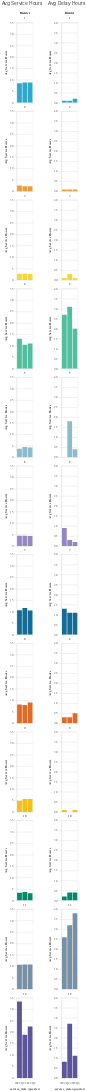

Notebook source saved alongside this figure:
### Code cell
bar1 = facet_by_district(district_df, "avg_service_hours")
bar2 = facet_by_district(district_df, "avg_delay_hours")

from shared_utils import styleguide
chart = styleguide.apply_chart_config(alt.hconcat(bar1, bar2))
chart

### Figure 1 — Vega-Lite specification as saved in the notebook (floating-point values rounded to 4 significant figures)
{"config": {"view": {"continuousWidth": 400, "continuousHeight": 300}, "axis": {"domainColor": "#cbcbcb", "grid": true, "gridColor": "#cbcbcb", "gridWidth": 1, "labelColor": "#474747", "labelFont": "Nunito Sans", "labelFontSize": 10, "labelPadding": 4, "tickColor": "#cbcbcb", "tickSize": 10, "titleColor": "#333", "titleFont": "Raleway", "titleFontSize": 12, "titlePadding": 10}, "axisBand": {"grid": false}, "background": "white", "font": "Raleway", "header": {"labelFont": "Nunito Sans", "titleFont": "Raleway"}, "legend": {"labelColor": "#333", "labelFont": "Nunito Sans", "labelFontSize": 11, "labelLimit": 0, "padding": 1, "symbolSize": 30, "symbolType": "square", "titleColor": "#333", "titleFont": "Raleway", "titleFontSize": 14, "titlePadding": 10}, "title": {"anchor": "middle", "font": "Raleway", "fontSize": 18, "fontWeight": 300, "offset": 20}}, "hconcat": [{"data": {"name": "data-096e086fbb867a69d2e465365fd88aa9"}, "facet": {"field": "District", "type": "nominal"}, "spec": {"mark": "bar", "encoding": {"color": {"field": "District", "legend": null, "scale": {"range": ["#2EA8CE", "#EB9F3C", "#F4D837", "#51BF9D", "#8CBCCB", "#9487C0", "#136C97", "#E16B26", "#F6BF16", "#00896B", "#7790A3", "#5B559C"]}, "title": null, "type": "nominal"}, "tooltip": [{"field": "District", "type": "quantitative"}, {"field": "year_quarter", "type": "nominal"}, {"field": "value", "type": "quantitative"}, {"field": "variable", "type": "nominal"}], "x": {"axis": {"format": "2022 Q%q"}, "field": "service_date", "timeUnit": "quarter", "type": "ordinal"}, "y": {"field": "value", "title": "Avg Service Hours", "type": "quantitative"}}, "selection": {"selector068": {"type": "interval", "bind": "scales", "encodings": ["x", "y"]}}}, "columns": 1, "spacing": 10, "title": "Avg Service Hours"}, {"data": {"name": "data-6325deef5fcacd98369c89a485fc1da4"}, "facet": {"field": "District", "type": "nominal"}, "spec": {"mark": "bar", "encoding": {"color": {"field": "District", "legend": null, "scale": {"range": ["#2EA8CE", "#EB9F3C", "#F4D837", "#51BF9D", "#8CBCCB", "#9487C0", "#136C97", "#E16B26", "#F6BF16", "#00896B", "#7790A3", "#5B559C"]}, "title": null, "type": "nominal"}, "tooltip": [{"field": "District", "type": "quantitative"}, {"field": "year_quarter", "type": "nominal"}, {"field": "value", "type": "quantitative"}, {"field": "variable", "type": "nominal"}], "x": {"axis": {"format": "2022 Q%q"}, "field": "service_date", "timeUnit": "quarter", "type": "ordinal"}, "y": {"field": "value", "title": "Avg Service Hours", "type": "quantitative"}}, "selection": {"selector069": {"type": "interval", "bind": "scales", "encodings": ["x", "y"]}}}, "columns": 1, "spacing": 10, "title": "Avg Delay Hours"}], "$schema": "https://vega.github.io/schema/vega-lite/v4.17.0.json", "datasets": {"data-096e086fbb867a69d2e465365fd88aa9": [{"District": 1, "variable": "avg_service_hours", "value": 8.5, "service_date": "2022-05-04", "year_quarter": "Q2_2022", "quarter": "Q2", "year": 2022}, {"District": 2, "variable": "avg_service_hours", "value": 2.6, "service_date": "2022-05-04", "year_quarter": "Q2_2022", "quarter": "Q2", "year": 2022}, {"District": 3, "variable": "avg_service_hours", "value": 2.8, "service_date": "2022-05-04", "year_quarter": "Q2_2022", "quarter": "Q2", "year": 2022}, {"District": 4, "variable": "avg_service_hours", "value": 13.1, "service_date": "2022-05-04", "year_quarter": "Q2_2022", "quarter": "Q2", "year": 2022}, {"District": 5, "variable": "avg_service_hours", "value": 3.8, "service_date": "2022-05-04", "year_quarter": "Q2_2022", "quarter": "Q2", "year": 2022}, {"District": 6, "variable": "avg_service_hours", "value": 4.5, "service_date": "2022-05-04", "year_quarter": "Q2_2022", "quarter": "Q2", "year": 2022}, {"District": 7, "variable": "avg_service_hours", "value": 10.7, "service_date": "2022-05-04", "year_quarter": "Q2_2022", "quarter": "Q2", "year": 2022}, {"District": 8, "variable": "avg_service_hours", "value": 8.2, "service_date": "2022-05-04", "year_quarter": "Q2_2022", "quarter": "Q2", "year": 2022}, {"District": 9, "variable": "avg_service_hours", "value": 4.9, "service_date": "2022-05-04", "year_quarter": "Q2_2022", "quarter": "Q2", "year": 2022}, {"District": 10, "variable": "avg_service_hours", "value": 3.4, "service_date": "2022-05-04", "year_quarter": "Q2_2022", "quarter": "Q2", "year": 2022}, {"District": 11, "variable": "avg_service_hours", "value": 10.7, "service_date": "2022-05-04", "year_quarter": "Q2_2022", "quarter": "Q2", "year": 2022}, {"District": 12, "variable": "avg_service_hours", "value": 33.4, "service_date": "2022-05-04", "year_quarter": "Q2_2022", "quarter": "Q2", "year": 2022}, {"District": 1, "variable": "avg_service_hours", "value": 8.9, "service_date": "2022-08-17", "year_quarter": "Q3_2022", "quarter": "Q3", "year": 2022}, {"District": 2, "variable": "avg_service_hours", "value": 2.3, "service_date": "2022-08-17", "year_quarter": "Q3_2022", "quarter": "Q3", "year": 2022}, {"District": 3, "variable": "avg_service_hours", "value": 2.8, "service_date": "2022-08-17", "year_quarter": "Q3_2022", "quarter": "Q3", "year": 2022}, {"District": 4, "variable": "avg_service_hours", "value": 10.5, "service_date": "2022-08-17", "year_quarter": "Q3_2022", "quarter": "Q3", "year": 2022}, {"District": 5, "variable": "avg_service_hours", "value": 4.5, "service_date": "2022-08-17", "year_quarter": "Q3_2022", "quarter": "Q3", "year": 2022}, {"District": 6, "variable": "avg_service_hours", "value": 4.5, "service_date": "2022-08-17", "year_quarter": "Q3_2022", "quarter": "Q3", "year": 2022}, {"District": 7, "variable": "avg_service_hours", "value": 11.6, "service_date": "2022-08-17", "year_quarter": "Q3_2022", "quarter": "Q3", "year": 2022}, {"District": 8, "variable": "avg_service_hours", "value": 8.0, "service_date": "2022-08-17", "year_quarter": "Q3_2022", "quarter": "Q3", "year": 2022}, {"District": 9, "variable": "avg_service_hours", "value": 5.7, "service_date": "2022-08-17", "year_quarter": "Q3_2022", "quarter": "Q3", "year": 2022}, {"District": 10, "variable": "avg_service_hours", "value": 3.8, "service_date": "2022-08-17", "year_quarter": "Q3_2022", "quarter": "Q3", "year": 2022}, {"District": 11, "variable": "avg_service_hours", "value": 10.8, "service_date": "2022-08-17", "year_quarter": "Q3_2022", "quarter": "Q3", "year": 2022}, {"District": 12, "variable": "avg_service_hours", "value": 18.9, "service_date": "2022-08-17", "year_quarter": "Q3_2022", "quarter": "Q3", "year": 2022}, {"District": 1, "variable": "avg_service_hours", "value": 8.9, "service_date": "2022-10-12", "year_quarter": "Q4_2022", "quarter": "Q4", "year": 2022}, {"District": 2, "variable": "avg_service_hours", "value": 2.3, "service_date": "2022-10-12", "year_quarter": "Q4_2022", "quarter": "Q4", "year": 2022}, {"District": 3, "variable": "avg_service_hours", "value": 2.7, "service_date": "2022-10-12", "year_quarter": "Q4_2022", "quarter": "Q4", "year": 2022}, {"District": 4, "variable": "avg_service_hours", "value": 11.0, "service_date": "2022-10-12", "year_quarter": "Q4_2022", "quarter": "Q4", "year": 2022}, {"District": 5, "variable": "avg_service_hours", "value": 4.3, "service_date": "2022-10-12", "year_quarter": "Q4_2022", "quarter": "Q4", "year": 2022}, {"District": 6, "variable": "avg_service_hours", "value": 4.4, "service_date": "2022-10-12", "year_quarter": "Q4_2022", "quarter": "Q4", "year": 2022}, {"District": 7, "variable": "avg_service_hours", "value": 10.6, "service_date": "2022-10-12", "year_quarter": "Q4_2022", "quarter": "Q4", "year": 2022}, {"District": 8, "variable": "avg_service_hours", "value": 9.1, "service_date": "2022-10-12", "year_quarter": "Q4_2022", "quarter": "Q4", "year": 2022}, {"District": 9, "variable": "avg_service_hours", "value": 5.7, "service_date": "2022-10-12", "year_quarter": "Q4_2022", "quarter": "Q4", "year": 2022}, {"District": 10, "variable": "avg_service_hours", "value": 3.2, "service_date": "2022-10-12", "year_quarter": "Q4_2022", "quarter": "Q4", "year": 2022}, {"District": 11, "variable": "avg_service_hours", "value": 10.8, "service_date": "2022-10-12", "year_quarter": "Q4_2022", "quarter": "Q4", "year": 2022}, {"District": 12, "variable": "avg_service_hours", "value": 22.5, "service_date": "2022-10-12", "year_quarter": "Q4_2022", "quarter": "Q4", "year": 2022}], "data-6325deef5fcacd98369c89a485fc1da4": [{"District": 1, "variable": "avg_delay_hours", "value": 0.1, "service_date": "2022-05-04", "year_quarter": "Q2_2022", "quarter": "Q2", "year": 2022}, {"District": 2, "variable": "avg_delay_hours", "value": 0.1, "service_date": "2022-05-04", "year_quarter": "Q2_2022", "quarter": "Q2", "year": 2022}, {"District": 3, "variable": "avg_delay_hours", "value": 0.1, "service_date": "2022-05-04", "year_quarter": "Q2_2022", "quarter": "Q2", "year": 2022}, {"District": 4, "variable": "avg_delay_hours", "value": 2.7, "service_date": "2022-05-04", "year_quarter": "Q2_2022", "quarter": "Q2", "year": 2022}, {"District": 5, "variable": "avg_delay_hours", "value": 0.0, "service_date": "2022-05-04", "year_quarter": "Q2_2022", "quarter": "Q2", "year": 2022}, {"District": 6, "variable": "avg_delay_hours", "value": 0.9, "service_date": "2022-05-04", "year_quarter": "Q2_2022", "quarter": "Q2", "year": 2022}, {"District": 7, "variable": "avg_delay_hours", "value": 1.3, "service_date": "2022-05-04", "year_quarter": "Q2_2022", "quarter": "Q2", "year": 2022}, {"District": 8, "variable": "avg_delay_hours", "value": 0.3, "service_date": "2022-05-04", "year_quarter": "Q2_2022", "quarter": "Q2", "year": 2022}, {"District": 9, "variable": "avg_delay_hours", "value": 0.1, "service_date": "2022-05-04", "year_quarter": "Q2_2022", "quarter": "Q2", "year": 2022}, {"District": 10, "variable": "avg_delay_hours", "value": 0.2, "service_date": "2022-05-04", "year_quarter": "Q2_2022", "quarter": "Q2", "year": 2022}, {"District": 11, "variable": "avg_delay_hours", "value": 2.6, "service_date": "2022-05-04", "year_quarter": "Q2_2022", "quarter": "Q2", "year": 2022}, {"District": 12, "variable": "avg_delay_hours", "value": 0.8, "service_date": "2022-05-04", "year_quarter": "Q2_2022", "quarter": "Q2", "year": 2022}, {"District": 1, "variable": "avg_delay_hours", "value": 0.1, "service_date": "2022-08-17", "year_quarter": "Q3_2022", "quarter": "Q3", "year": 2022}, {"District": 2, "variable": "avg_delay_hours", "value": 0.1, "service_date": "2022-08-17", "year_quarter": "Q3_2022", "quarter": "Q3", "year": 2022}, {"District": 3, "variable": "avg_delay_hours", "value": 0.3, "service_date": "2022-08-17", "year_quarter": "Q3_2022", "quarter": "Q3", "year": 2022}, {"District": 4, "variable": "avg_delay_hours", "value": 3.1, "service_date": "2022-08-17", "year_quarter": "Q3_2022", "quarter": "Q3", "year": 2022}, {"District": 5, "variable": "avg_delay_hours", "value": 1.8, "service_date": "2022-08-17", "year_quarter": "Q3_2022", "quarter": "Q3", "year": 2022}, {"District": 6, "variable": "avg_delay_hours", "value": 0.3, "service_date": "2022-08-17", "year_quarter": "Q3_2022", "quarter": "Q3", "year": 2022}, {"District": 7, "variable": "avg_delay_hours", "value": 1.1, "service_date": "2022-08-17", "year_quarter": "Q3_2022", "quarter": "Q3", "year": 2022}, {"District": 8, "variable": "avg_delay_hours", "value": 0.3, "service_date": "2022-08-17", "year_quarter": "Q3_2022", "quarter": "Q3", "year": 2022}, {"District": 9, "variable": "avg_delay_hours", "value": 0.0, "service_date": "2022-08-17", "year_quarter": "Q3_2022", "quarter": "Q3", "year": 2022}, {"District": 10, "variable": "avg_delay_hours", "value": 0.4, "service_date": "2022-08-17", "year_quarter": "Q3_2022", "quarter": "Q3", "year": 2022}, {"District": 11, "variable": "avg_delay_hours", "value": 3.2, "service_date": "2022-08-17", "year_quarter": "Q3_2022", "quarter": "Q3", "year": 2022}, {"District": 12, "variable": "avg_delay_hours", "value": 2.7, "service_date": "2022-08-17", "year_quarter": "Q3_2022", "quarter": "Q3", "year": 2022}, {"District": 1, "variable": "avg_delay_hours", "value": 0.2, "service_date": "2022-10-12", "year_quarter": "Q4_2022", "quarter": "Q4", "year": 2022}, {"District": 2, "variable": "avg_delay_hours", "value": 0.1, "service_date": "2022-10-12", "year_quarter": "Q4_2022", "quarter": "Q4", "year": 2022}, {"District": 3, "variable": "avg_delay_hours", "value": 0.1, "service_date": "2022-10-12", "year_quarter": "Q4_2022", "quarter": "Q4", "year": 2022}, {"District": 4, "variable": "avg_delay_hours", "value": 2.0, "service_date": "2022-10-12", "year_quarter": "Q4_2022", "quarter": "Q4", "year": 2022}, {"District": 5, "variable": "avg_delay_hours", "value": 0.4, "service_date": "2022-10-12", "year_quarter": "Q4_2022", "quarter": "Q4", "year": 2022}, {"District": 6, "variable": "avg_delay_hours", "value": 0.2, "service_date": "2022-10-12", "year_quarter": "Q4_2022", "quarter": "Q4", "year": 2022}, {"District": 7, "variable": "avg_delay_hours", "value": 1.1, "service_date": "2022-10-12", "year_quarter": "Q4_2022", "quarter": "Q4", "year": 2022}, {"District": 8, "variable": "avg_delay_hours", "value": 0.5, "service_date": "2022-10-12", "year_quarter": "Q4_2022", "quarter": "Q4", "year": 2022}, {"District": 9, "variable": "avg_delay_hours", "value": 0.1, "service_date": "2022-10-12", "year_quarter": "Q4_2022", "quarter": "Q4", "year": 2022}, {"District": 10, "variable": "avg_delay_hours", "value": 0.4, "service_date": "2022-10-12", "year_quarter": "Q4_2022", "quarter": "Q4", "year": 2022}, {"District": 11, "variable": "avg_delay_hours", "value": 3.8, "service_date": "2022-10-12", "year_quarter": "Q4_2022", "quarter": "Q4", "year": 2022}, {"District": 12, "variable": "avg_delay_hours", "value": 1.1, "service_date": "2022-10-12", "year_quarter": "Q4_2022", "quarter": "Q4", "year": 2022}]}}
